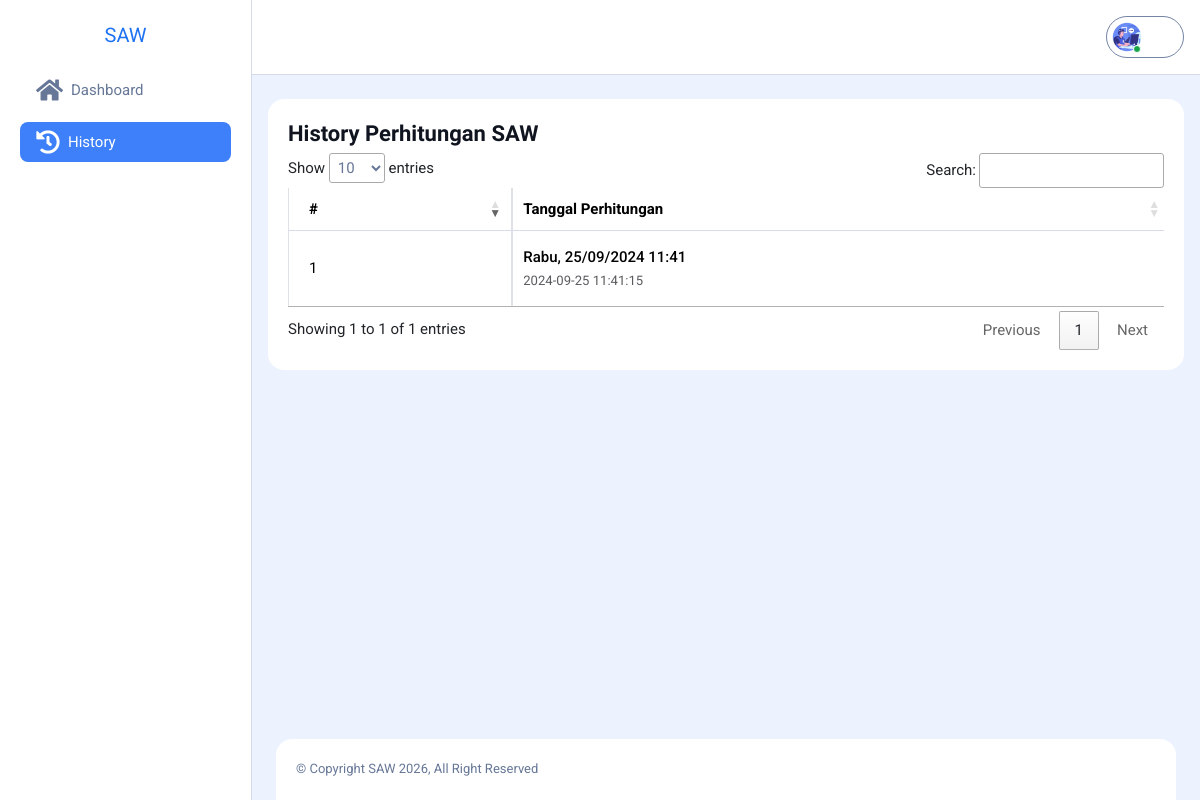
Screenshot of /views/history.php with the database file from the repository.
### tables this page shows
CREATE TABLE `hasil` (
  `id_hasil` int(11) NOT NULL,
  `created_at` timestamp NOT NULL DEFAULT current_timestamp()
);

### views/history.php (the view, shortened to what this page needs)
<?php
include '../config/database.php';
?>
<!DOCTYPE html>
<html lang="en">
<head>
    <link rel="stylesheet" href="../assets/css/bootstrap.min.css">
    <link rel="stylesheet" href="https://cdn.datatables.net/1.11.5/css/jquery.dataTables.min.css">
    <link rel="stylesheet" href="../assets/css/jquery-ui.css">
    <link rel="stylesheet" href="../assets/css/main.css">
</head>
<body>
    <?php include 'partials/sidebar.php'?>
    <div class="dashboard-main-wrapper">
        <?php include 'partials/topnavbar.php'?>
        <div class="dashboard-body">
            <div class="row gy-4">
                <div class="col-lg-12">
                    <div class="card">
                        <div class="card-body">
                            <div class="d-flex justify-content-between align-items-center mb-4">
                                <h4 class="mb-0">History Perhitungan SAW</h4>
                            </div>
                            <div class="table-responsive">
                                <table class="table table-bordered table-hover" id="dataTable">
                                    <thead>
                                        <tr>
                                            <th width="50">#</th>
                                            <th width="250">Tanggal Perhitungan</th>
                                        </tr>
                                    </thead>
                                    <tbody>
                                        <?php
                                        $get_data = mysqli_query($conn, "SELECT * FROM hasil ORDER BY created_at DESC");
                                        $num_rows = mysqli_num_rows($get_data);
                                        if ($num_rows > 0) {
                                            $no = 1;
                                            while ($display = mysqli_fetch_array($get_data)) {
                                                $tanggal = $display['created_at'];
                                                $timestamp = strtotime($tanggal);
                                                $formatted_date = date('d/m/Y H:i', $timestamp);
                                                $hari_indo = array('Minggu', 'Senin', 'Selasa', 'Rabu', 'Kamis', 'Jumat', 'Sabtu');
                                                $nama_hari = $hari_indo[date('w', $timestamp)];
                                        ?>
                                        <tr>
                                            <td><?php echo $no++; ?></td>
                                            <td>
                                                <span class="fw-medium"><?php echo $nama_hari; ?>, <?php echo $formatted_date; ?></span>
                                                <br><small class="text-muted"><?php echo $tanggal; ?></small>
                                            </td>
                                        </tr>
                                        <?php
                                            }
                                        }
                                        ?>
                                    </tbody>
                                </table>
                            </div>
                        </div>
                    </div>
                </div>
            </div>
        </div>
        <?php include 'partials/footer.php' ?>
    </div>
</body>
</html>

### rows the page displays
hasil: created_at "Rabu", created_at "25/09/2024 11:41", created_at "2024-09-25 11:41:15"
